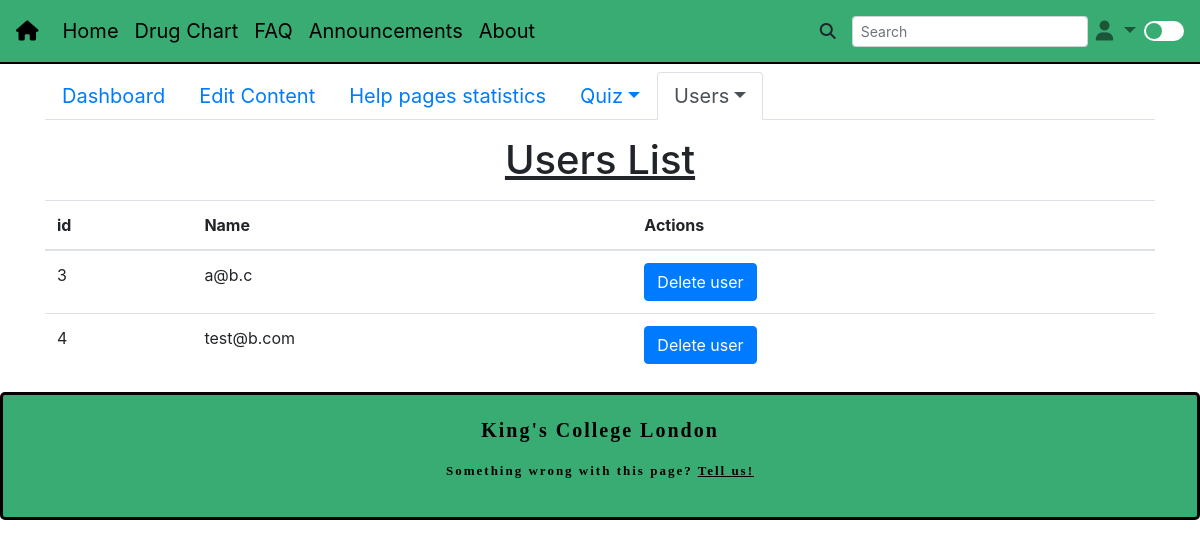
Screenshot of /users (signed in) with the database file from the repository.
### models.py (models this page shows)
class User(UserMixin, db.Model):
    id = db.Column(db.Integer, primary_key=True)
    email = db.Column(db.String(20), unique=True, nullable=False)
    password = db.Column(db.String(60), nullable=False)

### users/routes.py (the view)
@users.route("/users")
@login_required
def list_users():
    return render_template('users/list_users.html', data = User.query.all())

### templates/users/list_users.html (shortened to what this page needs)
{% extends "base_templates/dashboard_page.html" %}
{% set current_page = 'users' %}
{% block content%}
<h1 class="my-3">Users List</h1>
<table class="table">
  <thead>
    <tr>
      <th scope="col">id</th>
      <th scope="col">Name</th>
      <th scope="col">Actions</th>
    </tr>
  </thead>
  <tbody>
    {% for user in data %}
        <tr>
          <td>{{ user.id }}</td>
          <td>{{ user.email }}</td>
          <td><a href="{{url_for('users.delete_user', user_id = user.id)}}" class="btn btn-primary" role="button">Delete user</a></td>
        </tr>
    {% endfor %}
  </tbody>
</table>
{% endblock %}

### static/css/style.css (style rules this page uses)
h1 { text-decoration: underline; text-align: center; }

### static/css/nav-dl.css (style rules this page uses)
:root { --home-font-color: black; --staff-color: black; --font-color: black; --nav-bg-color:#39ac73; --footer-link-color: #206040; }

### rows the page displays
User: id "3", email "a@b.c"
User: id "4", email "test@b.com"
